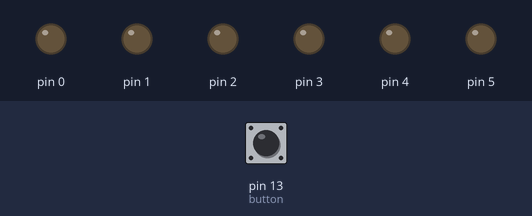
The sketch below on a simulated Arduino Uno, built with avr-gcc and run on an emulated ATmega328P. Shown: output pins drawn as LEDs (lit = HIGH). The test bench sets the inputs (shaded band); at power-on: pin 13 (button) HIGH. Random numbers use the default seed unless the sketch sets one.

Above: at 1.2 s.
1.3 s: pin 13 (button) pulled LOW for 1 s
At 3.3 s:
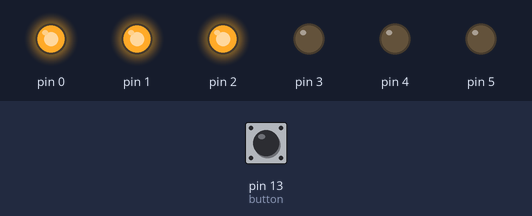
3.8 s: pin 13 (button) pulled LOW for 0.25 s
At 4.7 s:
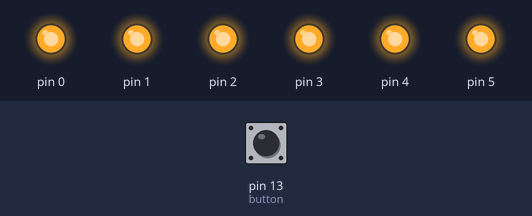
5.5 s: pin 13 (button) pulled LOW for 3.2 s
At 9.5 s:
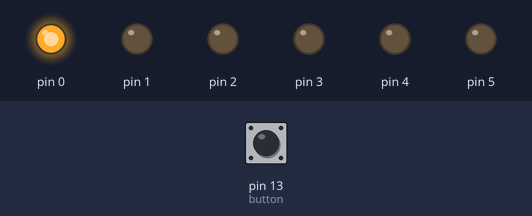
Timing chart, 0 to 11.0 s (numbered marks = the images above; inputs shaded):
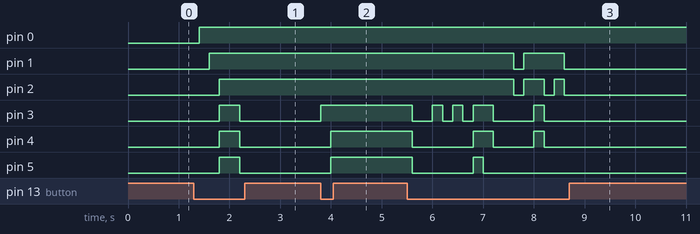

Measured:
- after the input at 1.3 s, pin 0: LOW → HIGH after 0.10 s; pin 1: LOW → HIGH after 0.30 s; pin 2: LOW → HIGH after 0.50 s; pin 3–5: LOW → HIGH after 0.50 s, → LOW 0.40 s later
- after the input at 3.8 s, pin 3: LOW → HIGH at once; pin 4, pin 5: LOW → HIGH after 0.20 s
- after the input at 5.5 s, pin 1: HIGH → LOW after 2.1 s, → HIGH 0.20 s later, → LOW 0.80 s later; pin 2: goes LOW 0.20 s, HIGH 0.40 s, LOW 0.20 s, HIGH 0.20 s, then LOW, starting after 2.1 s

The sketch:

Program04.ino
```cpp
int button = 13;
int buttonState = 0;
long randomNumber;

void setup()
{
  for ( int i = 0; i < 6; i++ )
    pinMode(i, OUTPUT);

  pinMode(button, INPUT_PULLUP);
  randomSeed(42);
}

void loop()
{
  buttonState = digitalRead(button);

  if (buttonState==LOW)
  {
    randomNumber = random(0, 6);

    for ( int i = 0; i < 6; i++ )
    {
      if( i <= randomNumber )
        digitalWrite(i, HIGH);
      else
        digitalWrite(i, LOW);
    }

  }

  delay(200);
}
```
